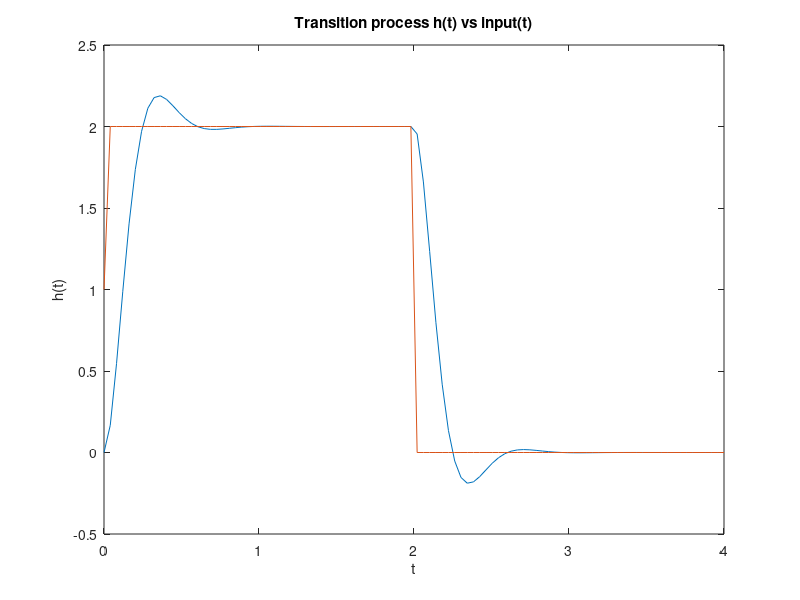
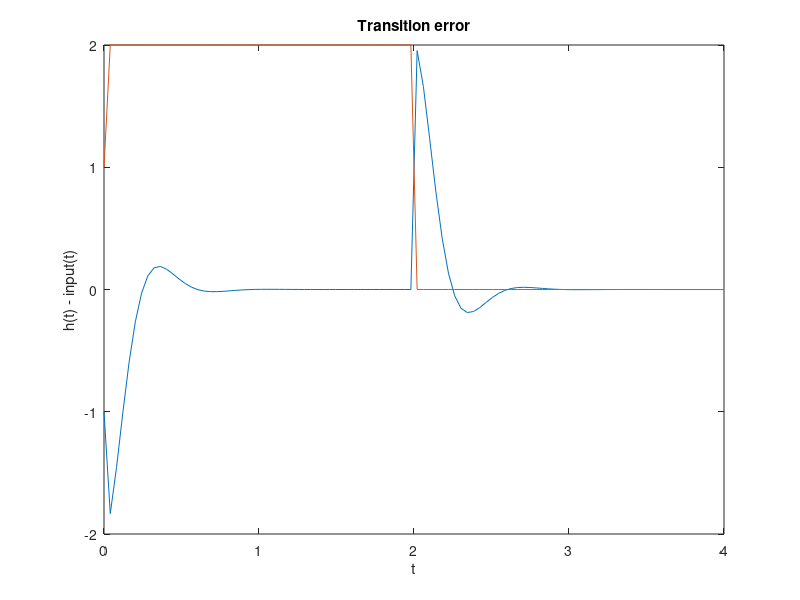

MATLAB code to generate these figures, in order:
clear all

global t0=0;
global t1=4;
NumP=100;
global A=1;
global tImp=(t1-t0)/2;

global T=0.09;
global mju=1.2;
global k=1;

function y=xin(t)
  global t0;
  global A;
  global tImp;

  y=A*(sign(t-t0)-sign((t-t0)-tImp));

endfunction

function xdot = bruss (y, t)
  global mju;
  global T;
  global k;

  xdot = zeros (2,1);
  xdot(1) = y(2);
  xdot(2) = -mju./T.*y(2) -1./(T.*T).*y(1) + k./(T.*T).*xin(t);

endfunction 

t = linspace (t0, t1, NumP);
sol = lsode ("bruss", [0,0], t); 
sol_coord=sol(:,1);
xinput = xin(t);

figure(1);
plot( t, sol_coord,"-",t, xinput)
title ("Transition process h(t) vs input(t)");
ylabel ("h(t)");
xlabel ("t");

sol_mistake=sol_coord - xinput';

figure(2);
plot( t, sol_mistake,t, xinput)
title ("Transition error");
ylabel ("h(t) - input(t)");
xlabel ("t");

